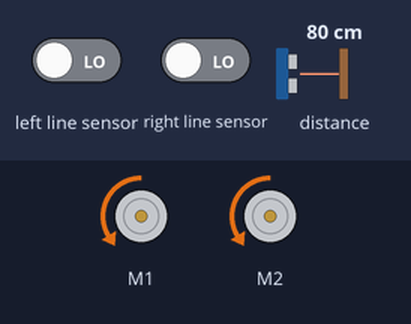
Bench run of a program on a simulated BBC micro:bit (MakeCode). On the bench: 2 × DC motor (green arrow = forward, orange = backward, longer = faster). Inputs (shaded band) come from the test bench; at power-on: distance to the obstacle 80 cm, left line sensor LOW, right line sensor LOW.

Above: at 1.2 s.
1.3 s: distance to the obstacle set to 11 cm
2.8 s: distance to the obstacle set to 8 cm
At 4.1 s:
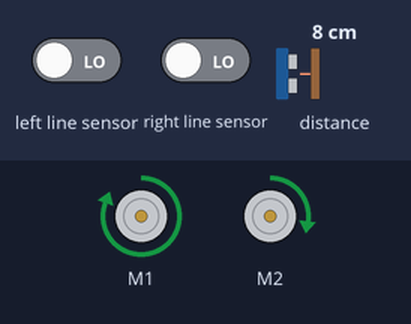
4.4 s: left line sensor driven HIGH and right line sensor driven HIGH
At 4.52 s:
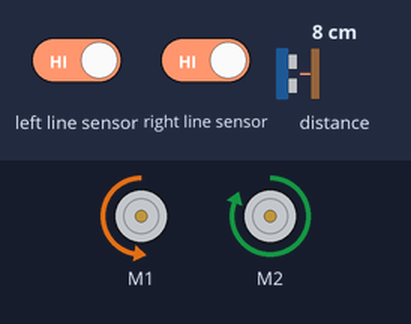
7.4 s: distance to the obstacle set to 6 cm
10.4 s: distance to the obstacle set to 3 cm
At 11.2 s:
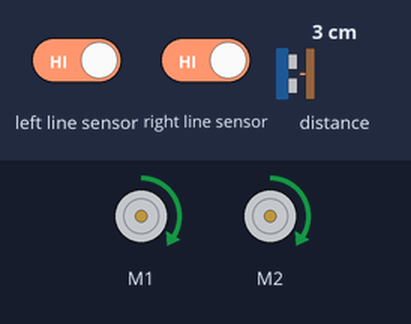
12.0 s: left line sensor driven LOW
At 12.6 s:
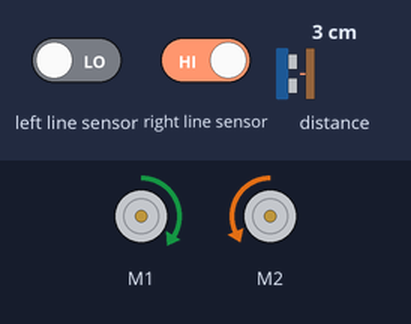
Timing chart, 0 to 14.5 s (numbered marks = the images above; inputs shaded):
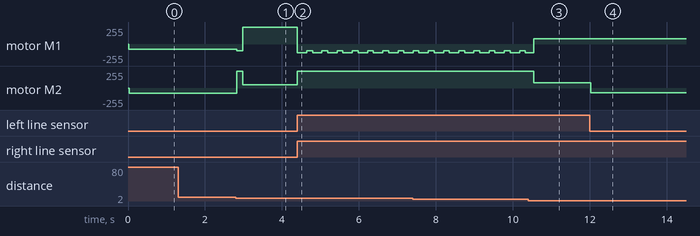

Measured:
- the behaviour switches between 10 and 9 cm on distance to the obstacle (found by bisection; images 0 and 1)
- the behaviour switches between 5 and 4 cm on distance to the obstacle (found by bisection; images 2 and 3)
- after the input at 1.3 s, every drawn part: stays the same
- after the input at 2.8 s, motor M1: backward 76/255 → backward 102/255 at once, → forward 255/255 0.15 s later; motor M2: backward 76/255 → forward 255/255 at once, → forward 51/255 0.15 s later
- after the input at 4.4 s, motor M1: alternates backward 128/255 for 0.24 s and backward 102/255 for 0.15 s, starting at once; motor M2: forward 51/255 → forward 255/255 at once
- after the input at 10.4 s, motor M2: forward 255/255 → forward 76/255 after 0.15 s
- after the input at 12.0 s, motor M2: forward 76/255 → backward 69/255 at once

The program:

main.ts
```typescript
basic.forever(function () {
    if (sonar.ping(
    DigitalPin.P8,
    DigitalPin.P12,
    PingUnit.Centimeters
    ) >= 10 || sonar.ping(
    DigitalPin.P8,
    DigitalPin.P12,
    PingUnit.Centimeters
    ) < 5) {
        if (cuteBot.tracking(cuteBot.TrackingState.L_R_line)) {
            cuteBot.motors(30, 30)
        } else if (cuteBot.tracking(cuteBot.TrackingState.L_unline_R_line)) {
            cuteBot.motors(30, -27)
        } else if (cuteBot.tracking(cuteBot.TrackingState.L_line_R_unline)) {
            cuteBot.motors(-27, 30)
        } else {
            cuteBot.motors(-30, -30)
        }
    } else {
        basic.pause(20)
        if (sonar.ping(
        DigitalPin.P8,
        DigitalPin.P12,
        PingUnit.Centimeters
        ) < 10 && sonar.ping(
        DigitalPin.P8,
        DigitalPin.P12,
        PingUnit.Centimeters
        ) >= 5) {
            cuteBot.motors(-40, 100)
            basic.pause(150)
            while (!(cuteBot.tracking(cuteBot.TrackingState.L_R_line))) {
                cuteBot.motors(100, 20)
            }
            cuteBot.motors(-50, 100)
            basic.pause(200)
        }
    }
})
```

test.ts
```typescript
// 在這裡測試；當此封包作為擴充功能時，將不會編譯此內容。
```
